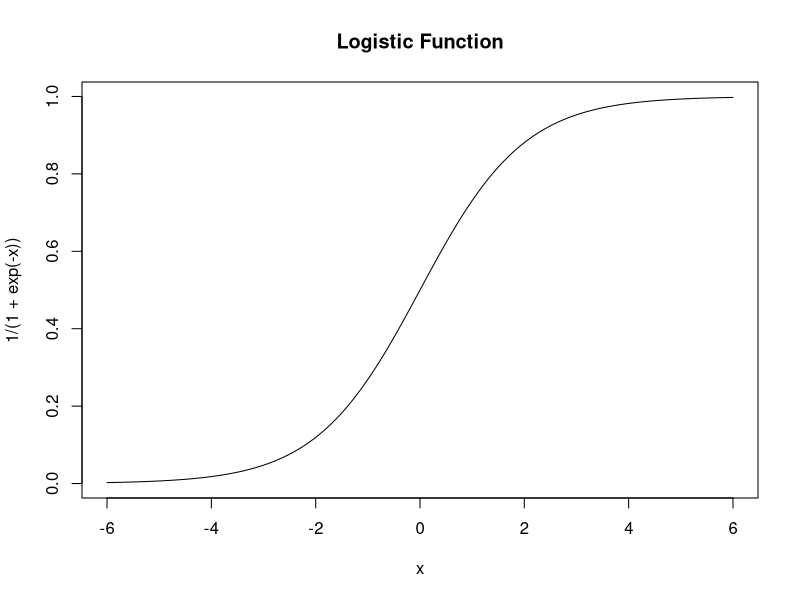
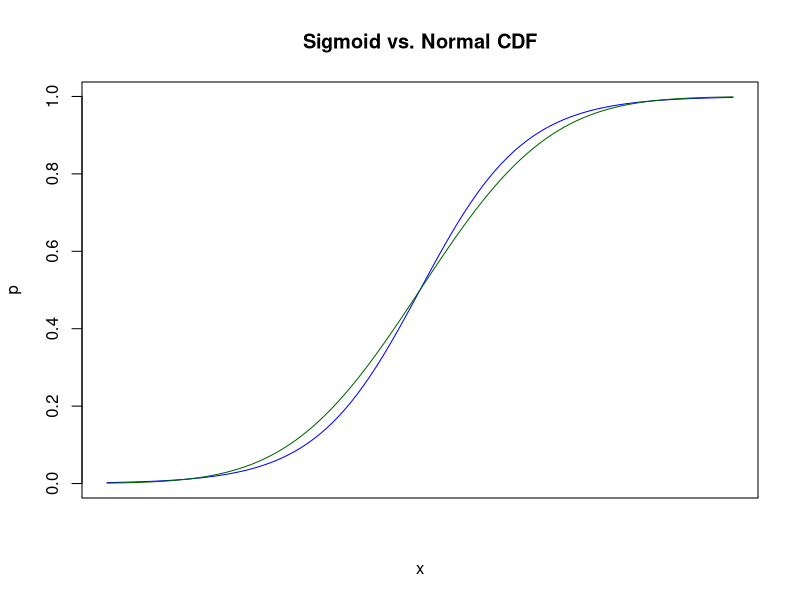

These figures' R source, in order:
## ---- chunk 1
curve(1/(1+exp(-x)), xlim=c(-6,6))
title("Logistic Function")
## ---- chunk 2
curve(1/(1+exp(-x)), xlim=c(-6,6), col='blue', ylab='p', xaxt='n')
curve(pnorm(x/1.96), xlim=c(-6,6), add=TRUE, col='darkgreen')
title("Sigmoid vs. Normal CDF")
